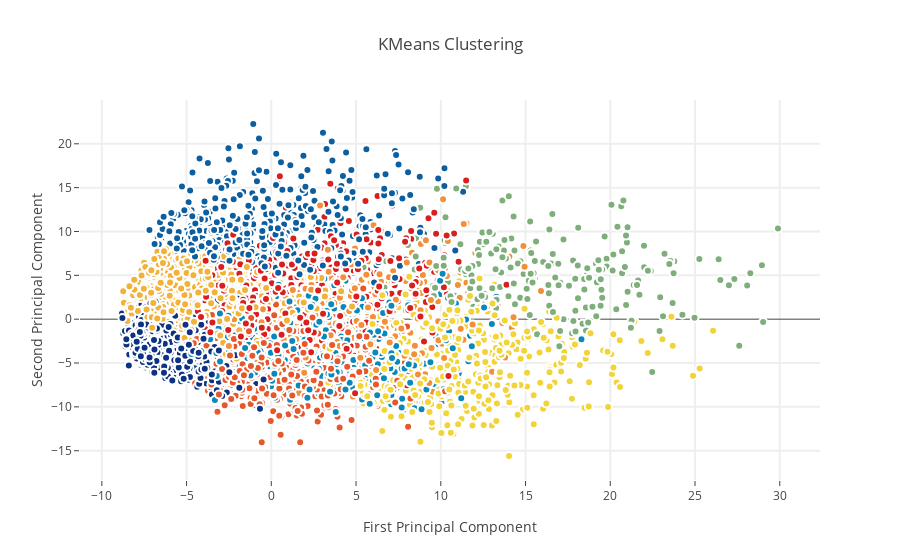

Notebook code for this chart:
### Code cell
layout = go.Layout(
    title= 'KMeans Clustering',
    hovermode= 'closest',
    xaxis= dict(
         title= 'First Principal Component',
        ticklen= 5,
        zeroline= False,
        gridwidth= 2,
    ),
    yaxis=dict(
        title= 'Second Principal Component',
        ticklen= 5,
        gridwidth= 2,
    ),
    showlegend= True
)
data = [trace_Kmeans]
fig1 = dict(data=data, layout= layout)
# fig1.append_trace(contour_list)
py.iplot(fig1, filename="svm")

### Figure 1 — Plotly figure (JSON) as saved in the notebook; plotly's stock layout.template omitted (floating-point values rounded to 4 significant figures; data arrays with more than 128 entries replaced by an {"elided": "..."} marker saying what was removed)
{"data": [{"marker": {"color": {"elided": "6000 int values"}, "colorscale": "Portland", "line": {"color": "rgb(255, 255, 255)", "width": 2}, "showscale": false, "size": 8}, "mode": "markers", "showlegend": false, "type": "scatter", "uid": "b9f1f134-28f6-4e91-a9b0-e0fd2c4d1a8c", "x": {"elided": "6000 float values"}, "y": {"elided": "6000 float values"}}], "layout": {"hovermode": "closest", "showlegend": true, "title": "KMeans Clustering", "xaxis": {"gridwidth": 2, "ticklen": 5, "title": "First Principal Component", "zeroline": false}, "yaxis": {"gridwidth": 2, "ticklen": 5, "title": "Second Principal Component"}}}
